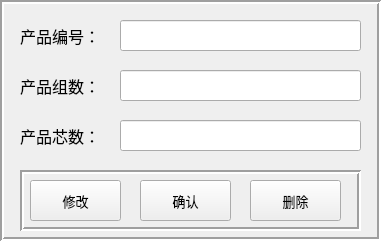
     <widget class="QFrame" name="frame_6">
      <property name="geometry">
       <rect>
        <x>470</x>
        <y>90</y>
        <width>381</width>
        <height>241</height>
       </rect>
      </property>
      <property name="frameShape">
       <enum>QFrame::Box</enum>
      </property>
      <property name="frameShadow">
       <enum>QFrame::Sunken</enum>
      </property>
      <property name="lineWidth">
       <number>2</number>
      </property>
      <widget class="QLabel" name="label_10">
       <property name="geometry">
        <rect>
         <x>20</x>
         <y>120</y>
         <width>91</width>
         <height>31</height>
        </rect>
       </property>
       <property name="font">
        <font>
         <family>微软雅黑</family>
         <pointsize>12</pointsize>
        </font>
       </property>
       <property name="text">
        <string>产品芯数：</string>
       </property>
      </widget>
      <widget class="QLineEdit" name="lineEdit_productionItem">
       <property name="geometry">
        <rect>
         <x>120</x>
         <y>70</y>
         <width>241</width>
         <height>31</height>
        </rect>
       </property>
       <property name="font">
        <font>
         <family>微软雅黑</family>
         <pointsize>12</pointsize>
        </font>
       </property>
      </widget>
      <widget class="QLabel" name="label_9">
       <property name="geometry">
        <rect>
         <x>20</x>
         <y>20</y>
         <width>91</width>
         <height>31</height>
        </rect>
       </property>
       <property name="font">
        <font>
         <family>微软雅黑</family>
         <pointsize>12</pointsize>
        </font>
       </property>
       <property name="text">
        <string>产品编号：</string>
       </property>
      </widget>
      <widget class="QLineEdit" name="lineEdit_productionNumber">
       <property name="geometry">
        <rect>
         <x>120</x>
         <y>20</y>
         <width>241</width>
         <height>31</height>
        </rect>
       </property>
       <property name="font">
        <font>
         <family>微软雅黑</family>
         <pointsize>12</pointsize>
        </font>
       </property>
       <property name="styleSheet">
        <string notr="true"/>
       </property>
      </widget>
      <widget class="QLabel" name="label_8">
       <property name="geometry">
        <rect>
         <x>20</x>
         <y>70</y>
         <width>91</width>
         <height>31</height>
        </rect>
       </property>
       <property name="font">
        <font>
         <family>微软雅黑</family>
         <pointsize>12</pointsize>
        </font>
       </property>
       <property name="text">
        <string>产品组数：</string>
       </property>
      </widget>
      <widget class="QLineEdit" name="lineEdit_productionCore">
       <property name="geometry">
        <rect>
         <x>120</x>
         <y>120</y>
         <width>241</width>
         <height>31</height>
        </rect>
       </property>
       <property name="font">
        <font>
         <family>微软雅黑</family>
         <pointsize>12</pointsize>
        </font>
       </property>
      </widget>
      <widget class="QFrame" name="frame_7">
       <property name="geometry">
        <rect>
         <x>20</x>
         <y>170</y>
         <width>341</width>
         <height>61</height>
        </rect>
       </property>
       <property name="frameShape">
        <enum>QFrame::Box</enum>
       </property>
       <property name="frameShadow">
        <enum>QFrame::Sunken</enum>
       </property>
       <property name="lineWidth">
        <number>2</number>
       </property>
       <widget class="QPushButton" name="pushButton_delete">
        <property name="geometry">
         <rect>
          <x>230</x>
          <y>10</y>
          <width>91</width>
          <height>41</height>
         </rect>
        </property>
        <property name="font">
         <font>
          <family>微软雅黑</family>
          <pointsize>10</pointsize>
         </font>
        </property>
        <property name="text">
         <string>删除</string>
        </property>
       </widget>
       <widget class="QPushButton" name="pushButton_modify">
        <property name="geometry">
         <rect>
          <x>10</x>
          <y>10</y>
          <width>91</width>
          <height>41</height>
         </rect>
        </property>
        <property name="font">
         <font>
          <family>微软雅黑</family>
          <pointsize>10</pointsize>
         </font>
        </property>
        <property name="text">
         <string>修改</string>
        </property>
       </widget>
       <widget class="QPushButton" name="pushButton_ok">
        <property name="geometry">
         <rect>
          <x>120</x>
          <y>10</y>
          <width>91</width>
          <height>41</height>
         </rect>
        </property>
        <property name="font">
         <font>
          <family>微软雅黑</family>
          <pointsize>10</pointsize>
         </font>
        </property>
        <property name="text">
         <string>确认</string>
        </property>
       </widget>
      </widget>
     </widget>
